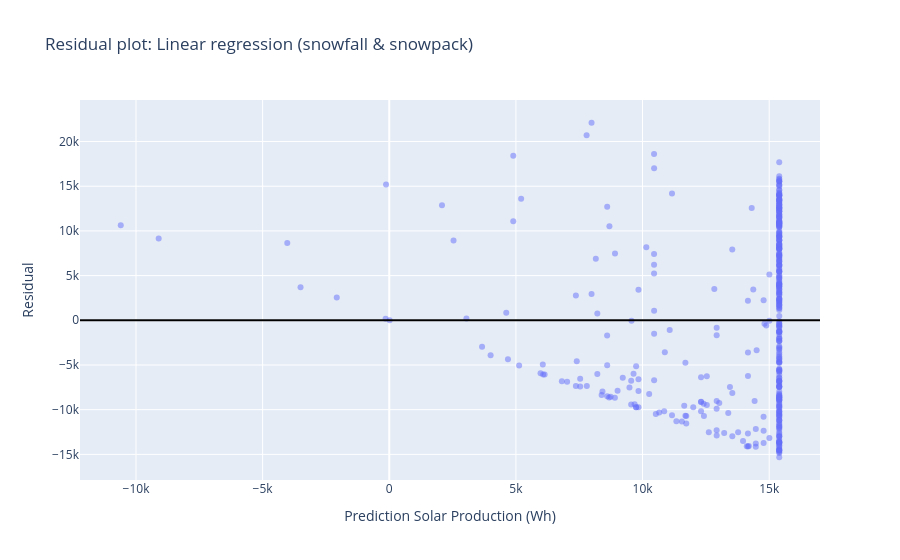

The cell this chart's notebook holds for it:
### Markdown cell above
Both coefficients are negative as expected (more snowfall and deeper snowpack both predict less solar production).

The R2 (14.7%) is about what should be expected given the moderate correlations we saw earlier, and supports the idea that while the snow variables are relevant predictors, a large portion of variation in solar production is driven by other factors not included in the model.

The minimal difference between train/test R2 indicates the model generalizes well, but the low R2 values themselves suggest it's bias-heavy on the bias/variance trade-off spectrum.

### Code cell
# residual plot to check assumptions & conditions
y_hat = model_lr.predict(X=X_test)
res = y_test.values - y_hat

fig = px.scatter(
    x=y_hat,
    y=res,
    opacity=.5,
    labels={
        'x': 'Prediction Solar Production (Wh)',
        'y': 'Residual'
    },
    title='Residual plot: Linear regression (snowfall & snowpack)'
)
fig.add_hline(y=0, line_color='black')
fig.show()

### Figure 1 — Plotly figure (JSON) as saved in the notebook; plotly's stock layout.template omitted (floating-point values rounded to 4 significant figures; data arrays with more than 128 entries replaced by an {"elided": "..."} marker saying what was removed)
{"data": [{"hovertemplate": "Prediction Solar Production (Wh)=%{x}<br>Residual=%{y}<extra></extra>", "legendgroup": "", "marker": {"color": "#636efa", "opacity": 0.5, "symbol": "circle"}, "mode": "markers", "name": "", "orientation": "v", "showlegend": false, "type": "scatter", "x": {"elided": "413 float values"}, "xaxis": "x", "y": {"elided": "413 float values"}, "yaxis": "y"}], "layout": {"legend": {"tracegroupgap": 0}, "shapes": [{"line": {"color": "black"}, "type": "line", "x0": 0, "x1": 1, "xref": "x domain", "y0": 0, "y1": 0, "yref": "y"}], "title": {"text": "Residual plot: Linear regression (snowfall & snowpack)"}, "xaxis": {"anchor": "y", "domain": [0, 1], "title": {"text": "Prediction Solar Production (Wh)"}}, "yaxis": {"anchor": "x", "domain": [0, 1], "title": {"text": "Residual"}}}}
